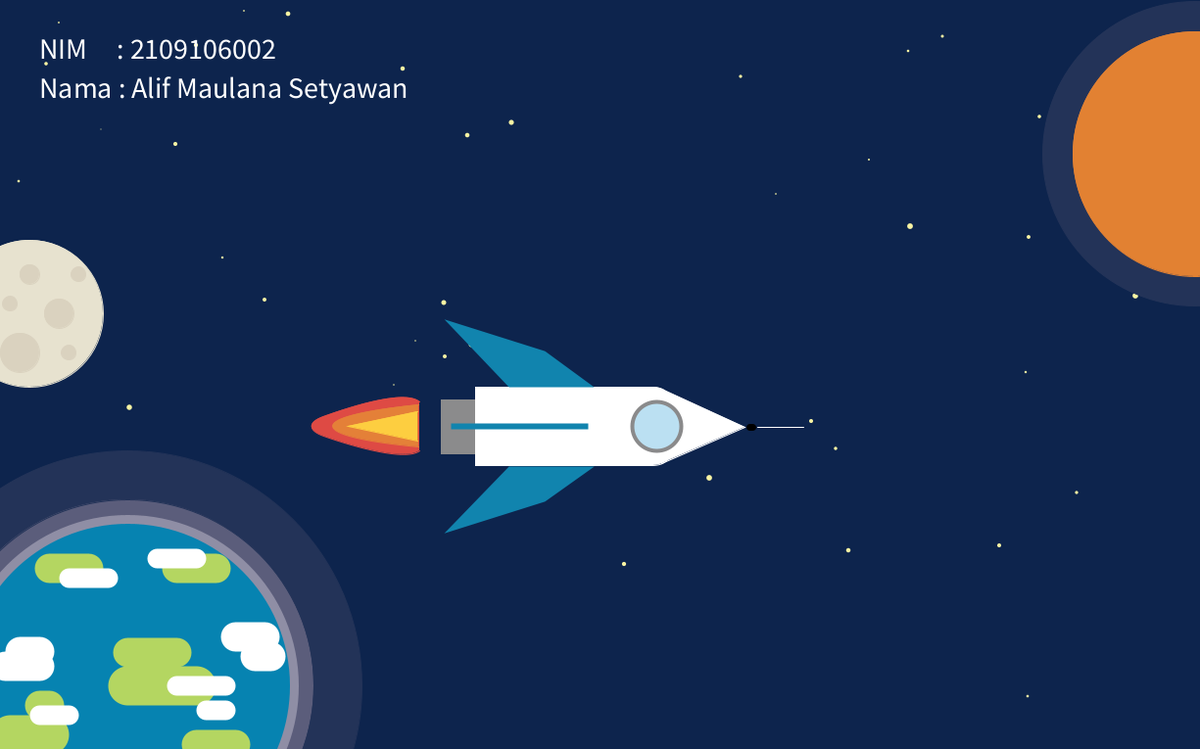
Frame 1 (no input)
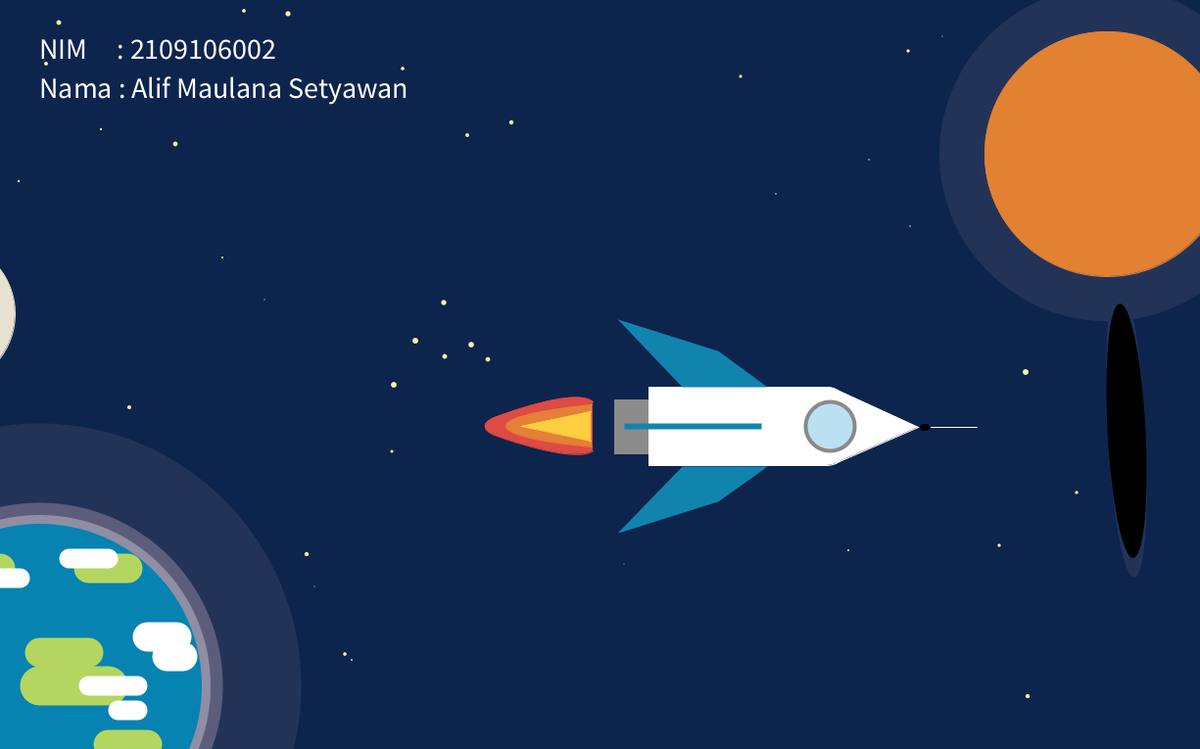
Frame 60 (the mouse pressed at the canvas centre just before this capture)
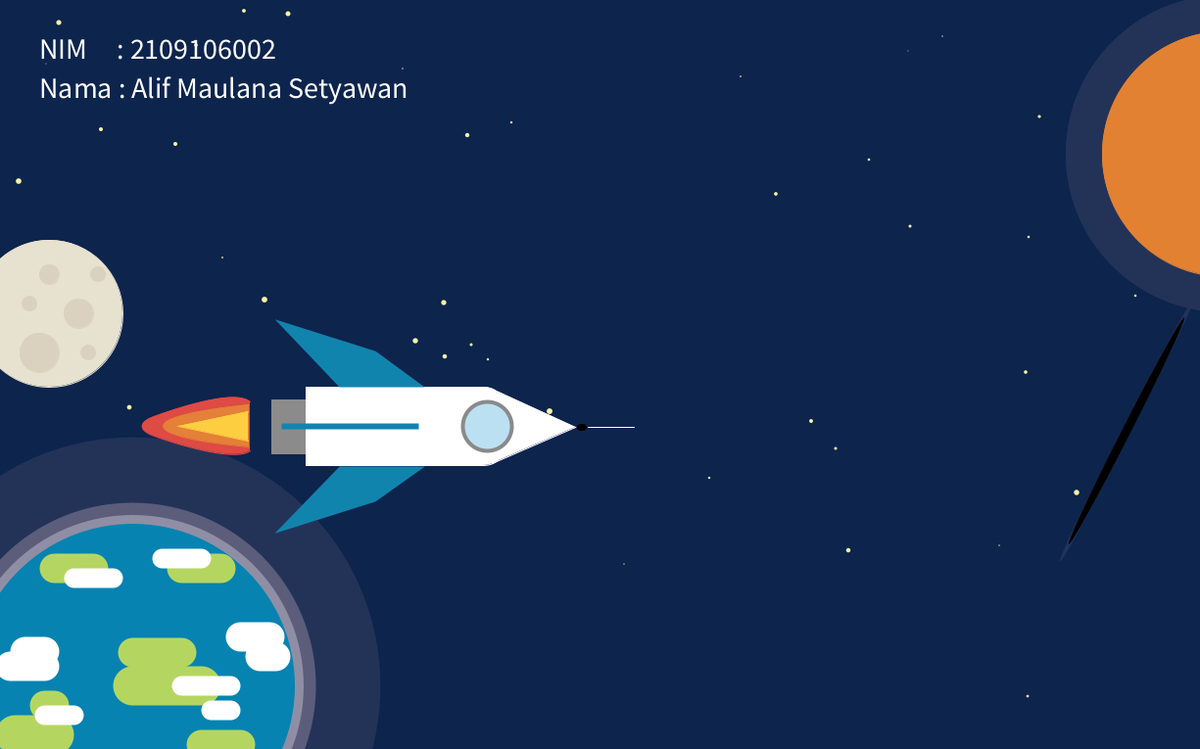
Frame 120 (the mouse held since frame 60 and released just before this capture)

The Processing sketch that drew these frames (run headless with seeded random() and noise(); from frame 60 on, the mouse is pressed at the canvas centre):

// Processing sketch: AlifMaulanaSetyawan_2109106002_Posttest5
// ── AlifMaulanaSetyawan_2109106002_Posttest5.pde
int numStars = 50; // Jumlah Bintang
int[] starX = new int[numStars];
int[] starY = new int[numStars];

float roketMove = 0; // Posisi awal roket
int portalWidth = 0; // Ukuran awal lebar portal

int nilaiXBumi = 0; // Nilai x sebagai penggerak bumi

int nilaiXBulan = 0; // Nilai x sebagai penggerak bulan

int nilaiXMars = 0; // Nilai x sebagai penggerak mars

float scaleValueBumi = 0.9; // Nilai awal scale atmosfir bumi
float scaleValueMars = 1.0; // Nilai awal scale atmosfir mars

float sudutPortal = 0; // Sudut awal portal
float KecepatanPutarPortal = radians(3);  // Kecepatan putaran portal
boolean putarSekali = false; // Kondisi awal nilai putarsekali

void setup() {
  size(1225, 765);
  smooth(); // Memperhalus tepi gambar 
  
  frameRate(60); // Nilai frame
  
  generateRandomStars(); // Memanggil fungsi membuat bintang
}

void draw() {
  // Menggambar ulang background
  drawBackground();
  
  // Memanggil fungsi menampilkan nama
  drawNama();
 
  // Menggambar bumi
  drawBumi();
  
  // Menggambar bulan
  drawBulan();

  // menggambar mars
  drawMars();
  
  // Menggambar portal
  drawPortal();

  // Menggambar roket
  drawRoket();
  
  // Kecepatan roket
  int roketSpeed = 3;

  // Menggerakan roket ke Kanan
  roketMove += roketSpeed;
  
  // Kondisi untuk memutar portal
  if (!putarSekali) {
    sudutPortal += KecepatanPutarPortal; // Sudut portal akan terus bertambah 
    if (sudutPortal >= PI) { // 1 putaran
      sudutPortal = 0; // Reset sudut portal
      putarSekali = true;  // Menandakan portal telah berputar sekali
    }
  }

  // Percabangan if dengan operator relasi dan logika untuk membuat seluruh gambar kembali ke posisi semula 
  if (roketMove >= 330 || portalWidth >= 110) {
    // Kembalikan roket ke posisi awal 
    roketMove = -200; // lebar roket
    
    // Kembalikan ukuran lebar portal ke awal
    portalWidth = 0;
    
    // Kembalikan posisi bumi ke awal
    nilaiXBumi = 20;
    
    // Kembalikan posisi bulan ke awal
    nilaiXBulan = 35;
    
    // Kembalikan posisi mars ke awal
    nilaiXMars = 45;
    
    // Reset nilai putarSekali
    putarSekali = false;
  }else{
    
    // Mengubah nilai lebar portal
    int s = second() % 2; // Fungsi second() dengan modulo 2 agar rentang 0-1 sehingga perubahan terjadi dengan cepat
    portalWidth += s;
    
    // Menggerakkan bumi ke kiri
    nilaiXBumi += -frameCount % 4;
    
    // Menggerakkan bulan ke kiri
    nilaiXBulan += -frameCount % 4;
    
    // Menggerakkan Mars ke kiri
    nilaiXMars += -frameCount % 4;
  }
}

void drawBackground(){
  background(13, 36, 77); // Biru Gelap
  
  // Menggambar bintang
  drawStars();
}

void generateRandomStars() {
  // Perulangan for untuk memmbuat posisi bintang
  for (int i = 0; i < numStars; i++) {
    starX[i] = int(random(width));
    starY[i] = int(random(height));
  }
}

void drawStars() {
  // Perulangan for untuk menggambar bintang sesuai dengan posisi yang telah ditentukan
  for (int i = 0; i < numStars; i++) {
    float starSize = random(1, 6); // Ukuran random bintang
    fill(248, 244, 163); // Warna Kuning
    noStroke();
    ellipse(starX[i], starY[i], starSize, starSize); // Menggambar bintang dengan ukuran yang berubah
  }
}

void drawRoket() {
  
  // Push untuk awal objek roket yang ingin dipisah 
  pushMatrix(); // Simpan transformasi
  
  // Mengatur posisi roket agar berpindah berdasarkan roketMove
  translate(roketMove, 0);
  
  // (Gambar setelahnya akan digeser)
  
  // Antena
  stroke(255, 255, 255); // Warna Putih
  strokeWeight(1);
  line(773, 436, 820, 436);
  stroke(0, 0, 0); // Warna Hitam
  strokeWeight(7);
  line(765, 436, 768, 436);
  
  // Kepala Roket
  stroke(255, 255, 255); // Warna Putih
  strokeWeight(1);
  fill(255, 255, 255); // Warna Putih
  triangle(675, 397, 675, 473, 760, 436);
  
  // Ekor Roket
  fill(139, 139, 140); // Warna Abu
  stroke(139, 139, 140); // Warna Abu
  square(450, 408, 55);
  
  // Api Ekor
  stroke(222, 74, 68); // Warna Merah Jingga
  fill(222, 74, 68); // Warna Merah Jingga
  
  // Curve vertex untuk layer api pertama
  beginShape();
  curveVertex(428, 510);
  curveVertex(428, 410);
  curveVertex(330, 425);
  curveVertex(330, 445);
  curveVertex(428, 460);
  curveVertex(428, 370);
  endShape();
  
  stroke(228, 128, 56); // Warna Jingga
  fill(228, 128, 56); // Warna Jingga
  
  // Bezier curve untuk layer api kedua
  bezier(427, 413,  310, 425,  310, 445,  427, 456);
  
  stroke(253, 206, 64); // Warna Kuning
  fill(253, 206, 64); // Warna Kuning
  
  // Vertex untuk layer api ketiga
  beginShape();
  vertex(426, 450);
  vertex(355, 435);
  vertex(426, 420);
  endShape();
  
  // Badan Roket
  stroke(255, 255, 255); // Warna Putih
  fill(255, 255, 255); // Warna Putih
  rect(485, 395, 200, 80, 0, 20, 20, 0); 
  
  // Jendela Roket
  stroke(138, 138, 139); // Warna Abu
  strokeWeight(4);
  fill(187, 224, 242); // Warna Biru Muda
  circle(670, 435, 50);
  
  // Sayap Roket
  fill(17, 132, 174); // Warna Biru
  stroke(17, 132, 174); // Warna Biru
  quad(460, 330, 555, 360, 600, 393, 520, 393);
  quad(460, 540, 555, 510, 600, 478, 520, 478);
  strokeWeight(6);
  strokeCap(SQUARE);
  line(460, 435, 600, 435);
  
  // Pop untuk akhir objek roket yang ingin dipisah 
  popMatrix(); // Hapus transformasi
}

void drawPortal() {
  pushMatrix(); // Menyimpan transformasi awal
  
  ellipseMode(CENTER);
  translate(1150, 440); // Menggantikan titik x & y portal
  rotate(sudutPortal); // Rotasi perputaran portal berdasarkan sudutPortal yang terus bertambah
  
  fill(35, 51, 88); // Warna Abu Pudar
  ellipse(0, 0, portalWidth, 300);
  
  fill(0, 0, 0); // Warna Hitam
  ellipse(0, 0, portalWidth, 260);
  
  popMatrix(); // Mengembalikan transformasi ke kondisi sebelumnya
}

void drawBumi(){
  // Push untuk awal objek bumi yang ingin dipisah 
  pushMatrix(); // Simpan transformasi

  // Skala berdasarkan waktu
  scaleValueBumi = 0.9 + abs(sin(frameCount * 0.03)) * 0.1; // abs() berfungsi untuk mendapat nilai selalu +
  
  // Mengatur posisi bumi agar berpindah berdasarkan nilaiXBumi
  translate(nilaiXBumi, 0);
  
  // Push untuk awal objek atmosfir bumi yang ingin dipisah 
  
  pushMatrix(); // Simpan transformasi
  translate(130, 700); // Posisi x dan y objek atmosfir
  
  // Skala atmosfir yang berubah-ubah
  scale(scaleValueBumi); // Faktor skala
  stroke(35, 51, 88); // Warna Abu Pudar
  fill(35, 51, 88); // Warna Abu Pudar
  
  circle(0, 0, 530);
  // Pop untuk akhir objek atmosfir bumi yang ingin dipisah 
  popMatrix(); // Hapus transformasi
  
  // Bumi
  fill(91, 93, 123); // Warna Abu 
  circle(130, 700, 380);
  
  stroke(143, 142, 165); // Warna Abu
  strokeWeight(9);
  fill(6, 131, 177); // Warna Biru
  circle(130, 700, 340);
  
  strokeCap(ROUND);
  
  // Pulau 1
  stroke(180, 214, 97); // Warna Hijau
  strokeWeight(30);
  line(130, 666, 180, 666);
  strokeWeight(40);
  line(130, 700, 200, 700);
  // Awan Pulau 1
  stroke(255, 255, 255); // Warna Putih
  strokeWeight(20);
  line(180, 700, 230, 700);
  line(210, 725, 230, 725);
  
  // Pulau 2 (Kecil)
  stroke(180, 214, 97); // Warna Hijau
  strokeWeight(30);
  line(50, 580, 90, 580);
  stroke(255, 255, 255); // Warna Putih
  strokeWeight(20);
  line(70, 590, 110, 590);
  
  // Pulau 3 (Kecil)
  stroke(180, 214, 97); // Warna Hijau
  strokeWeight(30);
  line(180, 580, 220, 580);
  stroke(255, 255, 255); // Warna Putih
  strokeWeight(20);
  line(160, 570, 200, 570);
  
  // Pulau 4
  stroke(180, 214, 97); // Warna Hijau
  strokeWeight(30);
  line(40, 720, 50, 720);
  strokeWeight(40);
  line(10, 750, 50, 750);
  // Awan Pulau 4
  stroke(255, 255, 255); // Warna Putih
  strokeWeight(20);
  line(40, 730, 70, 730);
  
  // Pulau 5 (Kecil)
  stroke(180, 214, 97); // Warna Hijau
  strokeWeight(30);
  line(200, 760, 240, 760);
  
  // Awan 
  stroke(255, 255, 255); // Warna Putih
  line(5, 680, 40, 680);
  line(20, 665, 40, 665);
  line(260, 670, 276, 670);
  strokeWeight(30);
  line(240, 650, 270, 650);
  noStroke();
  
  // Pop untuk akhir objek bumi yang ingin dipisah 
  popMatrix(); // Hapus transformasi
}

void drawBulan(){
  // Push untuk awal objek bulan yang ingin dipisah 
  pushMatrix(); // Simpan transformasi
  
  // Mengatur posisi bulan agar berpindah berdasarkan nilaiXBulan
  translate(nilaiXBulan, 0);
  
  // Bulan
  stroke(231, 226, 207); // Warna Cream
  strokeWeight(1);
  fill(231, 226, 207); // Warna Cream
  circle(30, 320, 150);

  // Bintik Bulan
  stroke(218, 210, 191); // Warna Cream Gelap
  strokeWeight(1);
  fill(218, 210, 191); // Warna Cream Gelap
  circle(60, 320, 30);
  circle(30, 280, 20);
  circle(80, 280, 15);
  circle(20, 360, 40);
  circle(70, 360, 15);
  circle(10, 310, 15);
  noStroke();
  
  // Pop untuk akhir objek bulan yang ingin dipisah 
  popMatrix(); // Hapus transformasi
}

void drawMars(){
  // Push untuk awal objek mars yang ingin dipisah 
  pushMatrix(); // Simpan transformasi
  
  // Skala berdasarkan waktu
  scaleValueMars = 1.0 + abs(sin(frameCount * 0.03)) * 0.1; // abs() berfungsi untuk mendapat nilai selalu +
  
  // Mengatur posisi mars agar berpindah berdasarkan nilaiXMars
  translate(nilaiXMars, 0);
  
  // Mars
  pushMatrix(); // Simpan transformasi
  translate(1220, 157); // Posisi x dan y objek atmosfir
  
  // Skala atmosfir yang berubah-ubah
  scale(scaleValueMars); // Faktor skala
  stroke(35, 51, 88); // Warna Abu Pudar
  fill(35, 51, 88); // Warna Abu Pudar
  circle(0, 0, 310);
  
  // Pop untuk akhir objek atmosfir bumi yang ingin dipisah 
  popMatrix(); // Hapus transformasi
  
  stroke(226, 129, 50); // Warna Orange Gelap
  fill(226, 129, 50); // Warna Orange Gelap
  circle(1220, 157, 250);
  noStroke();
  
  // Pop untuk akhir objek mars yang ingin dipisah 
  popMatrix(); // Hapus transformasi
}

void drawNama(){
  // Nama
  textSize(30);
  fill(255, 255, 255);
  text("NIM     : 2109106002", 40, 60); 
  text("Nama : Alif Maulana Setyawan", 40, 100); 
}
